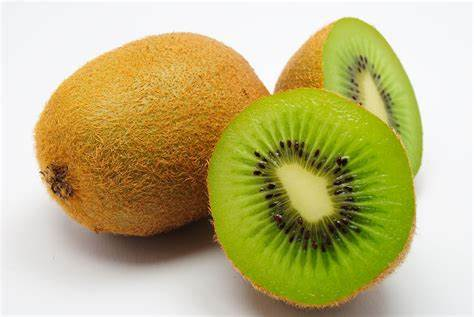
#> input picture kiwi.jpg, 474 x 317 px, found by its file name
$ jupyter execute --allow-errors lap3.ipynb
#> lines starting #> are read from the running program, lines starting #| are printed output that depends on the picture
[cell 1]
#
# Bài 1:
# Chọn ảnh quả kiwi bất kì .
# Tịnh tiến quả kiwi 50 pixel sang phải và 30 pixel xuống dưới.
# Áp dụng hiệu ứng sóng (wave effect) lên quả kiwi bằng cách sử dụng biến đổi tọa độ (map_coordinates) với hàm sin.
# Lưu ảnh kết quả vào file kiwi_wave.jpg
#
import imageio.v2 as imageio  # tránh cảnh báo DeprecationWarning
import numpy as np
from scipy.ndimage import map_coordinates
import matplotlib.pyplot as plt
import os

# Đường dẫn ảnh đầu vào
input_path = 'img/kiwi.jpg'

# Đọc ảnh quả kiwi
img = imageio.imread(input_path)
#> img is the input picture: shape (317, 474, 3); mean R, G, B 190.3, 181.1, 125.9

# Lấy kích thước ảnh và số kênh màu
if img.ndim == 3:
    h, w, c = img.shape
#> h = 317; w = 474; c = 3
else:
    h, w = img.shape
    c = 1

# Tịnh tiến ảnh 50 pixel sang phải, 30 pixel xuống dưới
tx, ty = 50, 30

# Tạo lưới tọa độ cho ảnh đích
x, y = np.meshgrid(np.arange(w), np.arange(h))

# Tọa độ ảnh gốc tương ứng với ảnh dịch chuyển
x_src = x - tx
y_src = y - ty

# Áp dụng hiệu ứng sóng: biến đổi tọa độ y theo sin của x
A = 5       # Biên độ sóng
f = 0.05    # Tần số sóng
y_wave = y_src + A * np.sin(2 * np.pi * f * x_src)

# Giữ nguyên x_src
x_wave = x_src

# Giới hạn tọa độ trong phạm vi ảnh gốc để tránh lỗi
x_wave = np.clip(x_wave, 0, w - 1)
y_wave = np.clip(y_wave, 0, h - 1)

# Chuẩn bị ảnh kết quả
if c == 1:
    # Ảnh xám
    coords = np.vstack((y_wave.ravel(), x_wave.ravel()))
    img_waved = map_coordinates(img, coords, order=1, mode='reflect').reshape(h, w)
else:
    # Ảnh màu
    img_waved = np.zeros_like(img)
    for i in range(c):
        coords = np.vstack((y_wave.ravel(), x_wave.ravel()))
        img_waved[..., i] = map_coordinates(img[..., i], coords, order=1, mode='reflect').reshape(h, w)
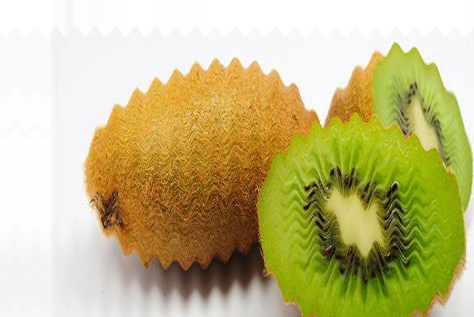
#> img_waved: shape (317, 474, 3); mean R, G, B 195.9, 187.1, 133.6

# Tạo thư mục output nếu chưa tồn tại
output_dir = 'output'
if not os.path.exists(output_dir):
    os.makedirs(output_dir)

# Lưu ảnh kết quả vào thư mục output
output_path = os.path.join(output_dir, 'kiwi_wave.jpg')
imageio.imwrite(output_path, img_waved.astype(np.uint8))

print(f"Ảnh đã được lưu tại: {output_path}")

# Hiển thị ảnh gốc và ảnh sau biến đổi
plt.figure(figsize=(12, 6))
plt.subplot(1, 2, 1)
plt.title('Ảnh gốc')
plt.imshow(img)
plt.axis('off')

plt.subplot(1, 2, 2)
plt.title('Ảnh sau hiệu ứng sóng và tịnh tiến')
plt.imshow(img_waved)
plt.axis('off')

plt.show()
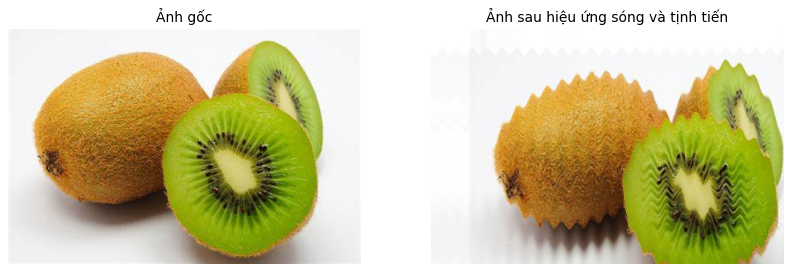
#> figure drawn by matplotlib, 2 panels

[cell 2]
# Bài 2:
# Chọn quả đu đủ và dưa hấu từ google.
# Đổi màu đu đủ thành gradient từ đỏ sang xanh lá, và dưa hấu thành gradient từ vàng sang tím.
# Ghép hai quả lên một nền trong suốt (alpha channel) và lưu dưới dạng PNG.


import cv2
import numpy as np
import matplotlib.pyplot as plt
import os


du_du_path = "img/dudu.jpg"
dua_hau_path = "img/duahau.jpg"

# Kiểm tra tồn tại file
if not os.path.exists(du_du_path):
    print(f"❌ Không tìm thấy ảnh đu đủ tại: {du_du_path}")
    exit()

if not os.path.exists(dua_hau_path):
    print(f"❌ Không tìm thấy ảnh dưa hấu tại: {dua_hau_path}")
    exit()

# Đọc ảnh
img_papaya = cv2.imread(du_du_path)
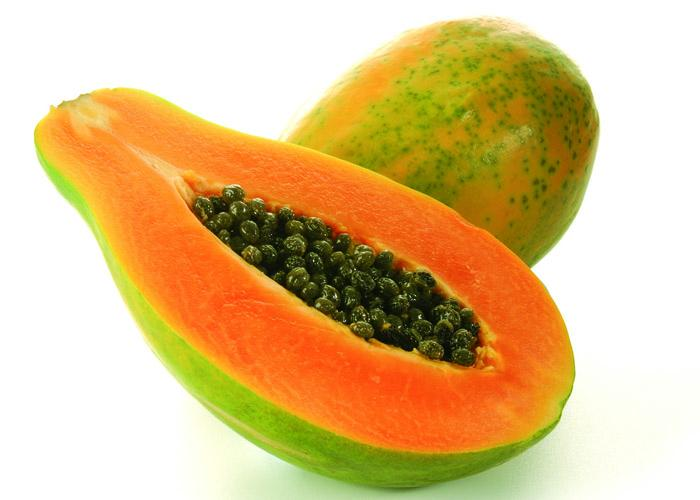
#> input picture dudu.jpg, 700 x 500 px, found by its file name
#> img_papaya is the input picture: shape (500, 700, 3); mean B, G, R 135.9, 189.8, 221
img_watermelon = cv2.imread(dua_hau_path)
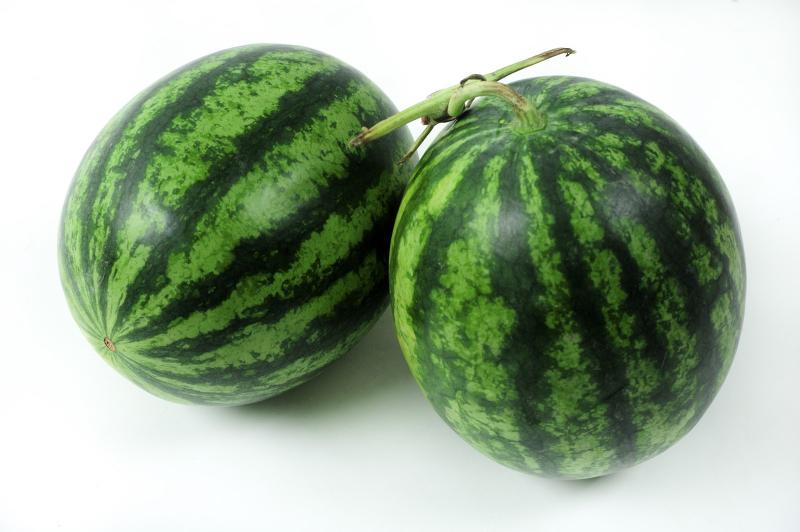
#> input picture duahau.jpg, 1600 x 1063 px, found by its file name (shown at 1/2 size)
#> img_watermelon is the input picture: shape (1063, 1600, 3); mean B, G, R 147.6, 172.1, 154.3

# Resize ảnh nếu cần (ở đây resize về 300x300)
img_papaya = cv2.resize(img_papaya, (300, 300))
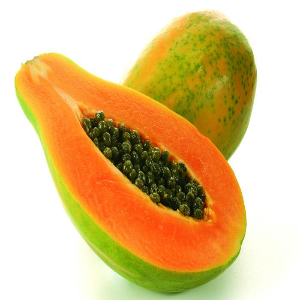
#> img_papaya: shape (300, 300, 3); mean B, G, R 135.8, 189.7, 221
img_watermelon = cv2.resize(img_watermelon, (300, 300))
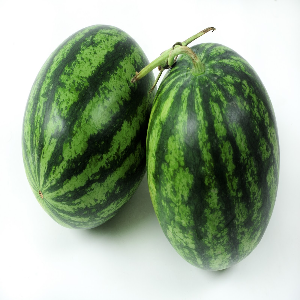
#> img_watermelon: shape (300, 300, 3); mean B, G, R 147.5, 172, 154.3

# Tạo gradient đỏ → xanh lá cho đu đủ (dọc)
grad_papaya = np.zeros_like(img_papaya)
for y in range(300):
    r = 255 - int(255 * y / 299)  # đỏ giảm dần
    g = int(255 * y / 299)        # xanh lá tăng dần
    grad_papaya[y, :] = [0, g, r]  # BGR

# Áp dụng blend gradient với ảnh đu đủ (tỷ lệ 0.7 gradient, 0.3 ảnh gốc)
colored_papaya = cv2.addWeighted(img_papaya, 0.3, grad_papaya, 0.7, 0)
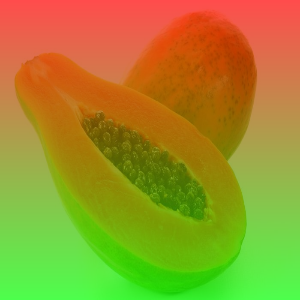
#> colored_papaya: shape (300, 300, 3); mean B, G, R 40.6, 145.8, 155.9

# Tạo gradient vàng → tím cho dưa hấu (ngang)
grad_watermelon = np.zeros_like(img_watermelon)
for x in range(300):
    b = int(255 * x / 299)        # xanh dương tăng dần
    g = 255 - int(255 * x / 299)  # xanh lá giảm dần
    grad_watermelon[:, x] = [b, g, 255]  # BGR (vàng là (0,255,255), tím là (128,0,128) nhưng ở đây dùng gần đúng)

# Áp dụng blend gradient với ảnh dưa hấu
colored_watermelon = cv2.addWeighted(img_watermelon, 0.3, grad_watermelon, 0.7, 0)
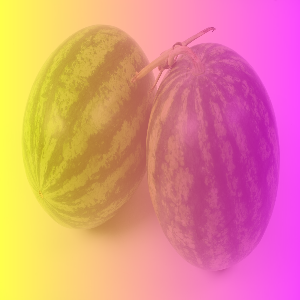
#> colored_watermelon: shape (300, 300, 3); mean B, G, R 133.1, 141.2, 224.8

# Tạo nền trong suốt (canvas) với 4 kênh (BGRA)
canvas = np.zeros((320, 640, 4), dtype=np.uint8)

# Ghép đu đủ bên trái
canvas[10:310, 10:310, :3] = colored_papaya
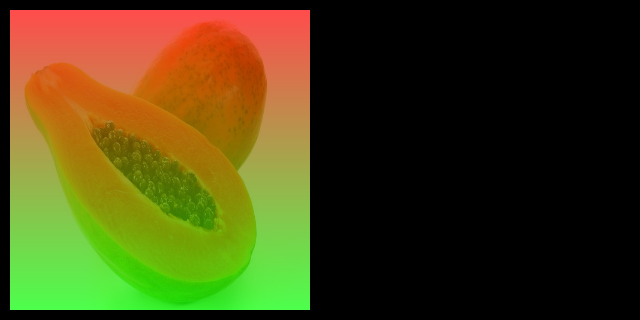
#> canvas: shape (320, 640, 4); mean B, G, R, A 17.8, 64.1, 68.5, 0
canvas[10:310, 10:310, 3] = 255  # Alpha đầy đủ

# Ghép dưa hấu bên phải
canvas[10:310, 330:630, :3] = colored_watermelon
canvas[10:310, 330:630, 3] = 255  # Alpha đầy đủ

# Hiển thị ảnh kết quả với matplotlib (chuyển BGRA sang RGBA)
plt.imshow(cv2.cvtColor(canvas, cv2.COLOR_BGRA2RGBA))
plt.title("Đu đủ & Dưa hấu Gradient (Nền trong suốt)")
plt.axis("off")
plt.show()
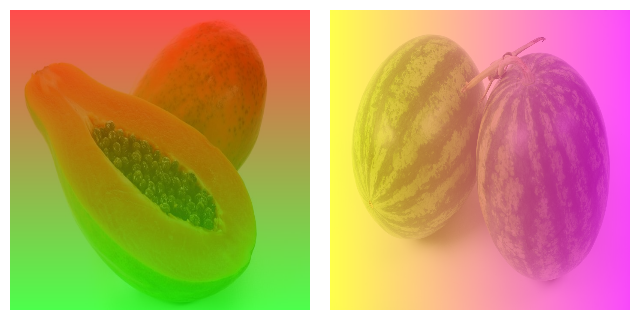
#> shown: shape (320, 640, 4); mean R, G, B, A 167.3, 126.1, 76.3, 224.1; transparent parts drawn white

# Tạo thư mục lưu nếu chưa có
output_dir = "output"
if not os.path.exists(output_dir):
    os.makedirs(output_dir)

# Lưu file PNG có nền trong suốt
save_path = os.path.join(output_dir, "du_du_dua_hau_gradient.png")
cv2.imwrite(save_path, canvas)
print(f"✅ Đã lưu ảnh tại: {save_path}")
